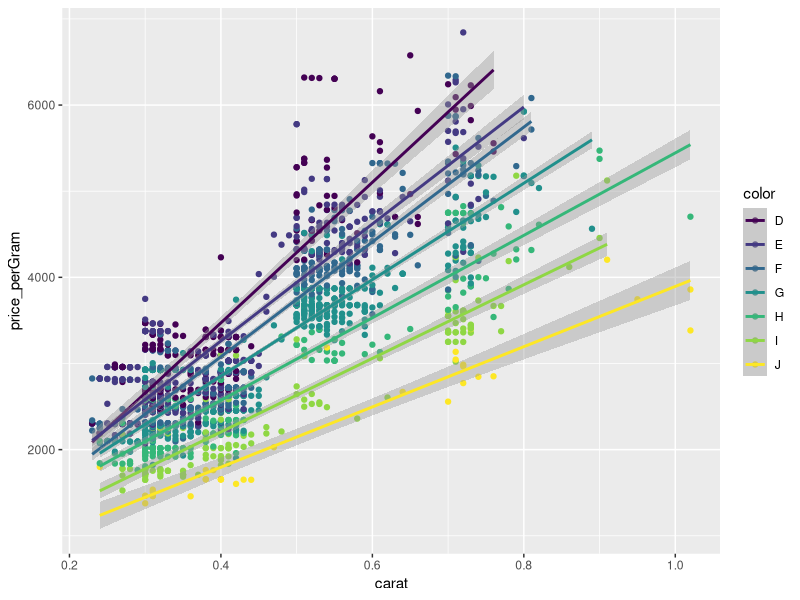

Source code (R):
### The dplyr Verbs [week2.key]

library(tidyverse)

#verb1. dplyr::filter()

mpg %>% filter(year == 1999)
mpg %>% filter(class == "midsize")
mpg %>% filter(hwy >= 30)

##LOGICALS

mpg %>% filter(hwy >= 30 & class=="subcompact") #AND
mpg %>% filter(hwy >= 30 & class=="suv") #OR
mpg %>% filter(hwy >= 30 | class=="suv") #OR


#ANDs before ORs [?] ##can use brackets here!!

mpg %>% filter(class =="suv" |  manufacturer =="chevrolet" & hwy >= 30 ) %>% dim()

mpg %>% filter((class =="suv" |  manufacturer =="chevrolet") & hwy >= 30 ) %>% dim()



# verb2. dplyr::select() COLUMNS by Name; by Position (ordered left to right)

mpg %>% select(displ, hwy) #select columns by name
mpg %>% select(displ, hwy, manufacturer, class) #select columns by name
mpg %>% select(1,3,5,6) #select columns by number 
mpg %>% select(-c(5,7)) #negative selection

mpg %>% select(starts_with("c")) 
mpg %>% select(contains("y")) 

#challenge: find 2 ways to combine names and position numbers to select model, cty and displ [in that order]
names(mpg) #check names of columns in data_frame

mpg %>% select(displ,cty,model)
mpg %>% select(model,5,3)

# verb3. dplyr::arrange()  #excel sort
mpg %>% arrange(cty)
mpg %>% arrange(desc(cty))

mpg %>% arrange(displ,class) #smallest-largest engine size, per class.

#what is the maximum value for diamonds$table?



#### tea BREAK

#verb 4. dplyr::mutate() #add a new column based on existing columns

diamonds %>% mutate(AUD = price * 1.25) 
diamonds %>% mutate(volume = x*y*z) 

#challenge what is the most expensive dimond, by dollars per gram [carat]?
diamonds %>% mutate(price_perGram = price/carat) %>% arrange(desc(price_perGram))


#use dplyr to transform data, then pipe into ggplot
diamonds %>% mutate(price_perGram = price/carat) %>% 
  #filter(color=="E" & clarity=="VVS2" & cut=="Ideal") %>% 
  filter(clarity=="VVS2" & cut=="Ideal" & carat<1.1 & price < 5000) %>% 
  ggplot(aes(x=carat,y=price_perGram, col=color)) + 
  geom_point() +
  geom_smooth(method="lm") +
  geom_abline(lty=2) #+ coord_equal() #+
  xlim(0,5000)
  facet_wrap(~ color,scales="free")

#ifelse() to create factors based on continuous data
#case_when() to easily apply more complex rules.
  

#verb 5. dplyr::summarize() #create summaries of existing data
#summarize
diamonds %>% 
  filter(clarity=="VVS1") %>% 
  summarize(meanPrice=mean(price),
                       sdPrice=sd(price))
  
  
#verb 6. dplyr::group_by() # create groupings within data
#group_by
diamonds %>% 
  group_by(clarity) %>% 
  #group_by(clarity,cut) %>% 
  summarize(meanPrice=mean(price),
            sdPrice=sd(price))



## CHEAT SHEETS

## Reading in xlsx data.